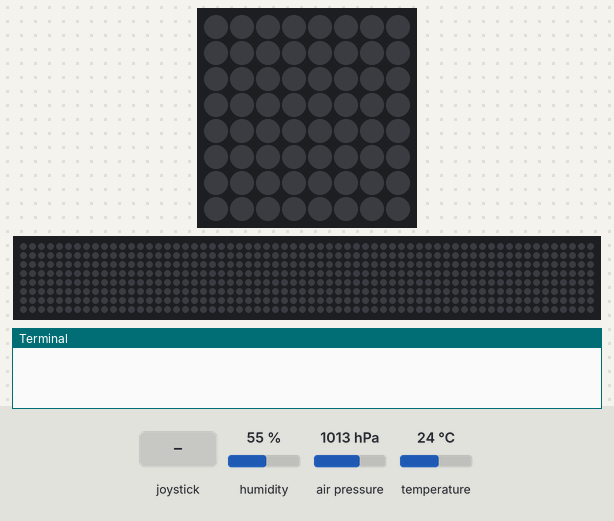
This program was run on a simulated Raspberry Pi (BCM pin numbers) with a Sense HAT. Shown: the Sense HAT's 8×8 RGB LED matrix, a strip that is not on the board, showing the scrolling text unrolled, the last lines printed to the terminal. The inputs (shaded band) are chosen by the test bench; at power-on: humidity 55 %, air pressure 1013 hPa, temperature 24 °C. The 64×8 strip is a reading aid, not a part: it shows the text the matrix is scrolling, unrolled, one strip-width of it at a time.

Above: at 1.2 s.
1.3 s: joystick pushed up
At 1.45 s:
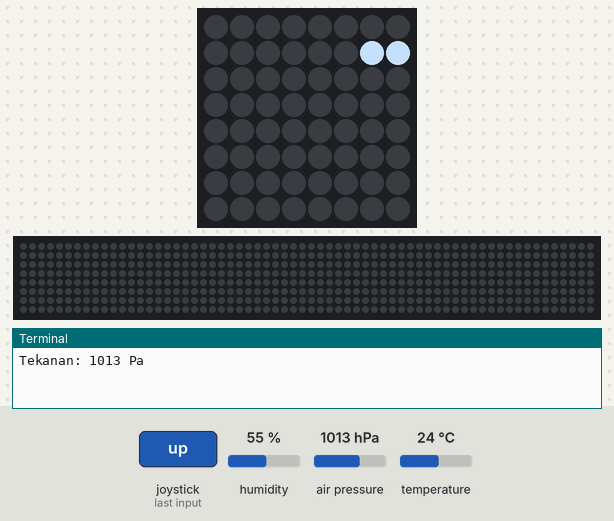
At 1.8 s:
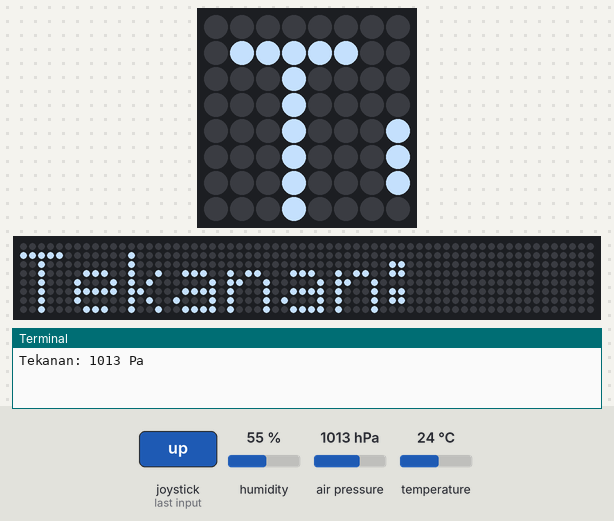

Measured:
- after the input at 1.3 s, the LEDs: first change after 0.07 s (image 1 shows a later state)

The program:

Sensor_Suhu__Tekanan_dan_Kelembatan.py
```python
from sense_hat import SenseHat
sense = SenseHat()
sense.clear()

lightblue = (192, 222, 255)

new_sense = SenseHat()
sense = SenseHat()

temp = sense.get_temperature()
temp = (int(temp))

pressure = sense.get_pressure()
pressure = (int(pressure))

humidity = sense.get_humidity()
humidity = (int(humidity))

def left():
  print ("Suhu: %s °C" %temp)
  new_sense.show_message("Suhu: %s °C" % temp, text_colour=lightblue, scroll_speed=0.07)
  sense.clear()

def up():
  print ("Tekanan: %s Pa" %pressure)
  new_sense.show_message("Tekanan: %s Pa" % pressure, text_colour=lightblue, scroll_speed=0.07)
  sense.clear()

def right():
  print ("Kelembatan: %s %" %humidity)
  new_sense.show_message("Kelembatan: %s %" % humidity, text_colour=lightblue, scroll_speed=0.07)
  sense.clear()

sense.stick.direction_left = left
sense.stick.direction_up = up
sense.stick.direction_right = right

while True:
  pass
#Code By Haris Elfian
```
